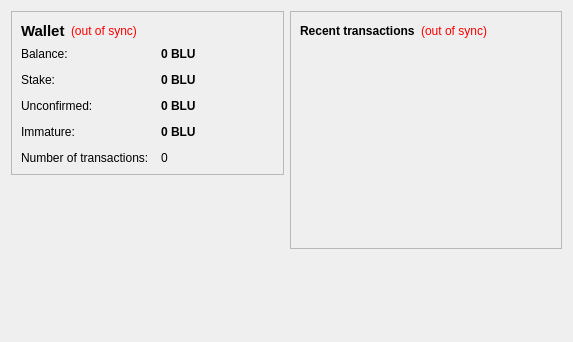
<?xml version="1.0" encoding="UTF-8"?>
<ui version="4.0">
 <class>OverviewPage</class>
 <widget class="QWidget" name="OverviewPage">
  <property name="geometry">
   <rect>
    <x>0</x>
    <y>0</y>
    <width>573</width>
    <height>342</height>
   </rect>
  </property>
  <property name="windowTitle">
   <string>Form</string>
  </property>
  <layout class="QHBoxLayout" name="horizontalLayout" stretch="1,1">
   <item>
    <layout class="QVBoxLayout" name="verticalLayout_2">
     <item>
      <widget class="QFrame" name="frame">
       <property name="frameShape">
        <enum>QFrame::StyledPanel</enum>
       </property>
       <property name="frameShadow">
        <enum>QFrame::Raised</enum>
       </property>
       <layout class="QVBoxLayout" name="verticalLayout_4">
        <item>
         <layout class="QHBoxLayout" name="horizontalLayout_4">
          <item>
           <widget class="QLabel" name="label_5">
            <property name="font">
             <font>
              <pointsize>11</pointsize>
              <weight>75</weight>
              <bold>true</bold>
             </font>
            </property>
            <property name="text">
             <string>Wallet</string>
            </property>
           </widget>
          </item>
          <item>
           <widget class="QLabel" name="labelWalletStatus">
            <property name="toolTip">
             <string>The displayed information may be out of date. Your wallet automatically synchronizes with the BlueCoin network after a connection is established, but this process has not completed yet.</string>
            </property>
            <property name="styleSheet">
             <string notr="true">QLabel { color: red; }</string>
            </property>
            <property name="text">
             <string notr="true">(out of sync)</string>
            </property>
            <property name="alignment">
             <set>Qt::AlignLeading|Qt::AlignLeft|Qt::AlignVCenter</set>
            </property>
           </widget>
          </item>
          <item>
           <spacer name="horizontalSpacer_2">
            <property name="orientation">
             <enum>Qt::Horizontal</enum>
            </property>
            <property name="sizeHint" stdset="0">
             <size>
              <width>40</width>
              <height>20</height>
             </size>
            </property>
           </spacer>
          </item>
         </layout>
        </item>
        <item>
         <layout class="QFormLayout" name="formLayout_2">
          <property name="fieldGrowthPolicy">
           <enum>QFormLayout::AllNonFixedFieldsGrow</enum>
          </property>
          <property name="horizontalSpacing">
           <number>12</number>
          </property>
          <property name="verticalSpacing">
           <number>12</number>
          </property>
          <item row="0" column="0">
           <widget class="QLabel" name="label">
            <property name="text">
             <string>Balance:</string>
            </property>
           </widget>
          </item>
          <item row="0" column="1">
           <widget class="QLabel" name="labelBalance">
            <property name="font">
             <font>
              <weight>75</weight>
              <bold>true</bold>
             </font>
            </property>
            <property name="cursor">
             <cursorShape>IBeamCursor</cursorShape>
            </property>
            <property name="toolTip">
             <string>Your current balance</string>
            </property>
            <property name="text">
             <string notr="true">0 BLU</string>
            </property>
            <property name="textInteractionFlags">
             <set>Qt::LinksAccessibleByMouse|Qt::TextSelectableByKeyboard|Qt::TextSelectableByMouse</set>
            </property>
           </widget>
          </item>
          <item row="1" column="0">
           <widget class="QLabel" name="label_6">
            <property name="text">
             <string>Stake:</string>
            </property>
           </widget>
          </item>
          <item row="1" column="1">
           <widget class="QLabel" name="labelStake">
            <property name="font">
             <font>
              <weight>75</weight>
              <bold>true</bold>
             </font>
            </property>
            <property name="cursor">
             <cursorShape>IBeamCursor</cursorShape>
            </property>
            <property name="toolTip">
             <string>Total of coins that was staked, and do not yet count toward the current balance</string>
            </property>
            <property name="text">
             <string notr="true">0 BLU</string>
            </property>
            <property name="textInteractionFlags">
             <set>Qt::LinksAccessibleByMouse|Qt::TextSelectableByKeyboard|Qt::TextSelectableByMouse</set>
            </property>
           </widget>
          </item>
          <item row="2" column="0">
           <widget class="QLabel" name="label_3">
            <property name="text">
             <string>Unconfirmed:</string>
            </property>
           </widget>
          </item>
          <item row="2" column="1">
           <widget class="QLabel" name="labelUnconfirmed">
            <property name="font">
             <font>
              <weight>75</weight>
              <bold>true</bold>
             </font>
            </property>
            <property name="cursor">
             <cursorShape>IBeamCursor</cursorShape>
            </property>
            <property name="toolTip">
             <string>Total of transactions that have yet to be confirmed, and do not yet count toward the current balance</string>
            </property>
            <property name="text">
             <string notr="true">0 BLU</string>
            </property>
            <property name="textInteractionFlags">
             <set>Qt::LinksAccessibleByMouse|Qt::TextSelectableByKeyboard|Qt::TextSelectableByMouse</set>
            </property>
           </widget>
          </item>
          <item row="3" column="0">
           <widget class="QLabel" name="labelImmatureText">
            <property name="text">
             <string>Immature:</string>
            </property>
           </widget>
          </item>
          <item row="3" column="1">
           <widget class="QLabel" name="labelImmature">
            <property name="font">
             <font>
              <weight>75</weight>
              <bold>true</bold>
             </font>
            </property>
            <property name="toolTip">
             <string>Mined balance that has not yet matured</string>
            </property>
            <property name="text">
             <string notr="true">0 BLU</string>
            </property>
            <property name="textInteractionFlags">
             <set>Qt::LinksAccessibleByMouse|Qt::TextSelectableByKeyboard|Qt::TextSelectableByMouse</set>
            </property>
           </widget>
          </item>
          <item row="4" column="0">
           <widget class="QLabel" name="label_2">
            <property name="text">
             <string>Number of transactions:</string>
            </property>
           </widget>
          </item>
          <item row="4" column="1">
           <widget class="QLabel" name="labelNumTransactions">
            <property name="toolTip">
             <string>Total number of transactions in wallet</string>
            </property>
            <property name="text">
             <string notr="true">0</string>
            </property>
           </widget>
          </item>
         </layout>
        </item>
       </layout>
      </widget>
     </item>
     <item>
      <spacer name="verticalSpacer">
       <property name="orientation">
        <enum>Qt::Vertical</enum>
       </property>
       <property name="sizeHint" stdset="0">
        <size>
         <width>20</width>
         <height>40</height>
        </size>
       </property>
      </spacer>
     </item>
     <item>
      <widget class="QLabel" name="label_6">
       <property name="text">
        <string/>
       </property>
       <property name="pixmap">
        <pixmap resource="../bitcoin.qrc">:/images/backg</pixmap>
       </property>
       <property name="scaledContents">
        <bool>false</bool>
       </property>
       <property name="alignment">
        <set>Qt::AlignCenter</set>
       </property>
       <property name="margin">
        <number>-2</number>
       </property>
      </widget>
     </item>
    </layout>
   </item>
   <item>
    <layout class="QVBoxLayout" name="verticalLayout_3">
     <item>
      <widget class="QFrame" name="frame_2">
       <property name="frameShape">
        <enum>QFrame::StyledPanel</enum>
       </property>
       <property name="frameShadow">
        <enum>QFrame::Raised</enum>
       </property>
       <layout class="QVBoxLayout" name="verticalLayout">
        <item>
         <layout class="QHBoxLayout" name="horizontalLayout_2">
          <item>
           <widget class="QLabel" name="label_4">
            <property name="text">
             <string>&lt;b&gt;Recent transactions&lt;/b&gt;</string>
            </property>
           </widget>
          </item>
          <item>
           <widget class="QLabel" name="labelTransactionsStatus">
            <property name="toolTip">
             <string>The displayed information may be out of date. Your wallet automatically synchronizes with the BlueCoin network after a connection is established, but this process has not completed yet.</string>
            </property>
            <property name="styleSheet">
             <string notr="true">QLabel { color: red; }</string>
            </property>
            <property name="text">
             <string notr="true">(out of sync)</string>
            </property>
            <property name="alignment">
             <set>Qt::AlignRight|Qt::AlignTrailing|Qt::AlignVCenter</set>
            </property>
           </widget>
          </item>
          <item>
           <spacer name="horizontalSpacer">
            <property name="orientation">
             <enum>Qt::Horizontal</enum>
            </property>
            <property name="sizeHint" stdset="0">
             <size>
              <width>40</width>
              <height>20</height>
             </size>
            </property>
           </spacer>
          </item>
         </layout>
        </item>
        <item>
         <widget class="QListView" name="listTransactions">
          <property name="styleSheet">
           <string notr="true">QListView { background: transparent; }</string>
          </property>
          <property name="frameShape">
           <enum>QFrame::NoFrame</enum>
          </property>
          <property name="verticalScrollBarPolicy">
           <enum>Qt::ScrollBarAlwaysOff</enum>
          </property>
          <property name="horizontalScrollBarPolicy">
           <enum>Qt::ScrollBarAlwaysOff</enum>
          </property>
          <property name="selectionMode">
           <enum>QAbstractItemView::NoSelection</enum>
          </property>
         </widget>
        </item>
       </layout>
      </widget>
     </item>
     <item>
      <spacer name="verticalSpacer_2">
       <property name="orientation">
        <enum>Qt::Vertical</enum>
       </property>
       <property name="sizeHint" stdset="0">
        <size>
         <width>20</width>
         <height>40</height>
        </size>
       </property>
      </spacer>
     </item>
    </layout>
   </item>
  </layout>
 </widget>
 <resources/>
 <connections/>
</ui>
